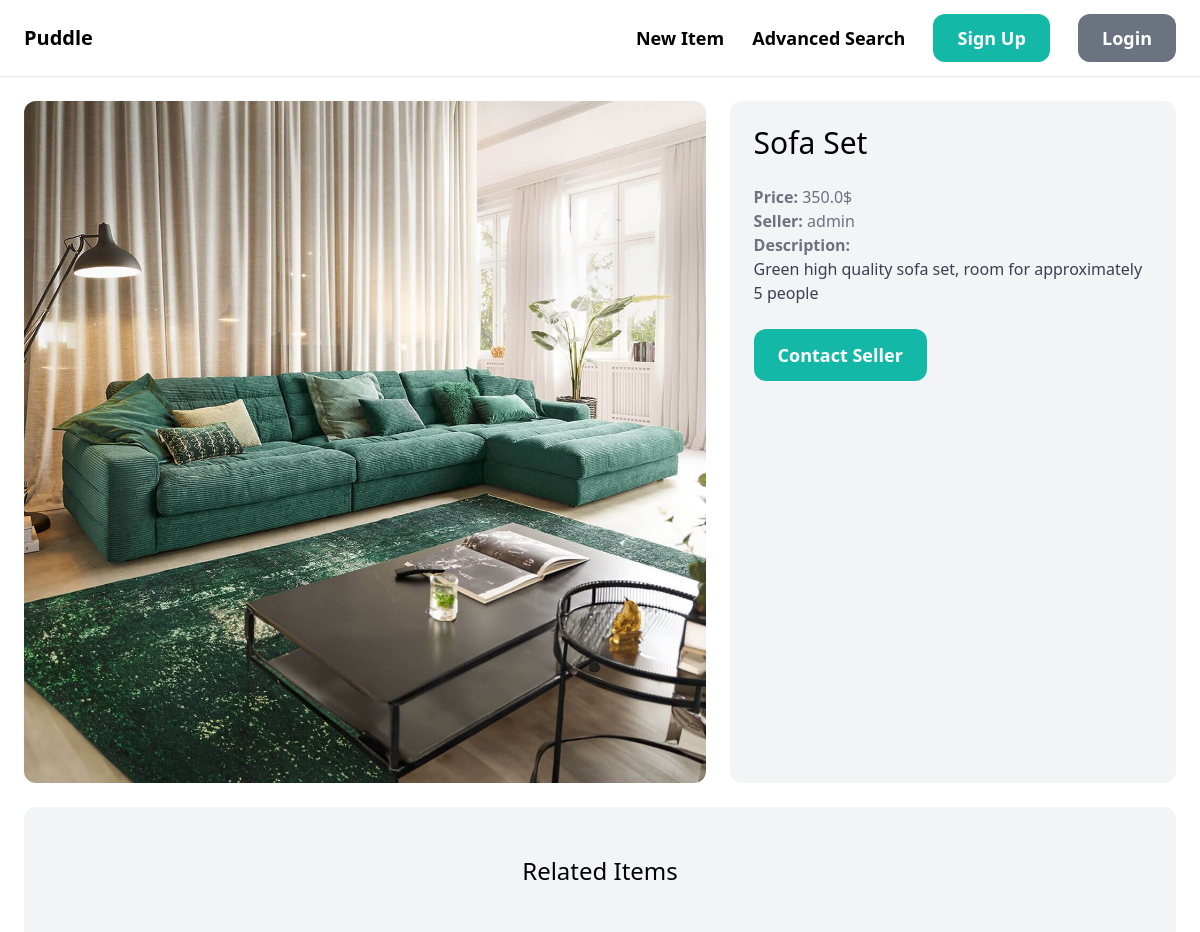
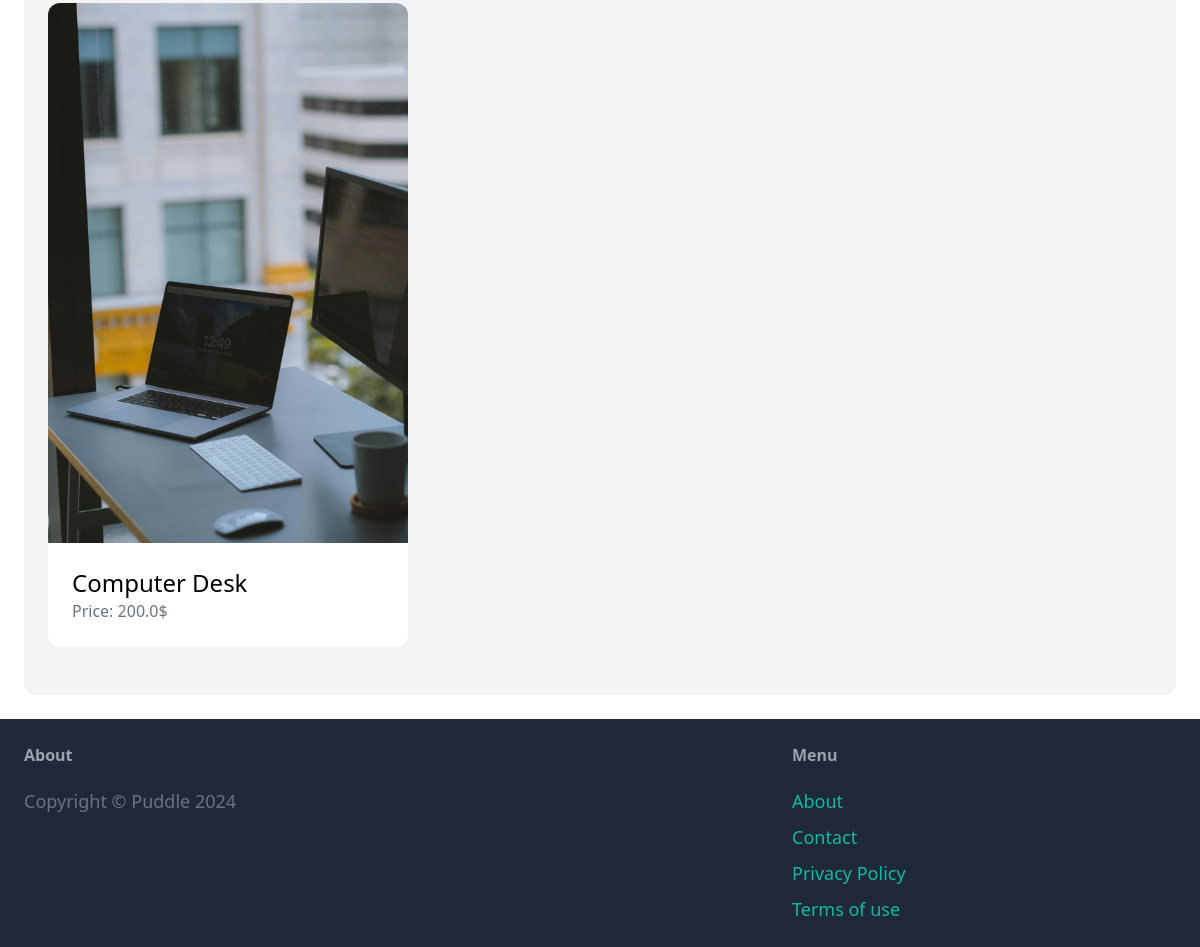
/items/6/, run on the app's committed database (2 pictures, top to bottom).
### item/models.py (models this page shows, shortened)
class Item(models.Model):
    category = models.ForeignKey(Category, related_name='items',on_delete = models.CASCADE)
    name = models.CharField(max_length=255)
    description = models.TextField(blank=True, null=True)
    price = models.FloatField()
    image = models.ImageField(upload_to = 'item_images', blank = True, null = True)
    is_sold = models.BooleanField(default=False)
    created_by = models.ForeignKey(User, related_name = 'items', on_delete = models.CASCADE)
    created_at = models.DateTimeField(auto_now_add=True)

### item/views.py (the view)
# urls.py: path('<int:pk>/', views.detail, name='detail'),
def detail(reqest, pk):
    item = get_object_or_404(Item, pk=pk)
    related_items = Item.objects.filter(category=item.category, is_sold=False).exclude(pk=pk)[0:3]
    return render(reqest,'item/detail.html', {
        'item': item,
        'related_items': related_items,
    })

### item/templates/item/detail.html (shortened to what this page needs)
{% extends "core/base.html" %}
{% block content %}
    <div class="grid grid-cols-5 gap-6">
        <div class="col-span-3">
            <img src="{{ item.image.url }}" class="rounded-xl">
        </div>
        <div class="col-span-2 p-6 bg-gray-100 rounded-xl">
            <h1 class="mb-6 text-3xl">{{ item.name }}</h1>
            <p class="text-gray-500"><strong>Price: </strong>{{item.price}}$</p>
            <p class="text-gray-500"><strong>Seller: </strong>{{item.created_by.username}}</p>
            {% if item.description %}
            <p class="text-gray-700">
                <strong class="text-gray-500">Description: </strong><br>
                {{ item.description }}
            </p>
            {% endif %}
            {% if request.user == item.created_by %}
            <div class="mt-6 p-6 bg-white rounded-xl">
                <p>This is your item!</p>
                <a href="{% url 'item:edit' item.id %}" class="inline-block mt-6 px-6 py-3 text-lg font-semibold bg-teal-500 text-white rounded-xl">Edit</a>
                <a href="{% url 'item:delete' item.id %}" class="inline-block mt-6 px-6 py-3 text-lg font-semibold bg-red-500 text-white rounded-xl">Delete</a>
            </div>
            {% else %}
                <a href="{% url 'conversation:new' item.id%}" class="inline-block mt-6 px-6 py-3 text-lg font-semibold bg-teal-500 text-white rounded-xl hover:bg-teal-700">Contact Seller</a>
            {% endif %}
        </div>
    </div>
    <div class="mt-6 px-6 py-12 bg-gray-100 rounded-xl">
  <h2 class="mb-12 text-2xl text-center">Related Items</h2>
  <div class="grid grid-cols-3 gap-3">
    {% for item in related_items %}
        <div>
            <a href="{% url 'item:detail' item.id %}">
                <div>
                    <img src="{{ item.image.url }}" class="rounded-t-xl">
                </div>
                <div class="p-6 bg-white rounded-b-xl">
                    <h2 class="text-2xl">{{ item.name }}</h2>
                    <p class="text-gray-500">Price: {{ item.price }}$</p>
                </div>
            </a>
        </div>
    {% endfor %}
  </div>
</div>
{% endblock %}

### data on the page
Item: image (picture), name "Sofa Set", price "350.0", created_by.username "admin", description "Green high quality sofa set, room for approximately 5 people"
Item: image (picture), name "Computer Desk", price "200.0"
